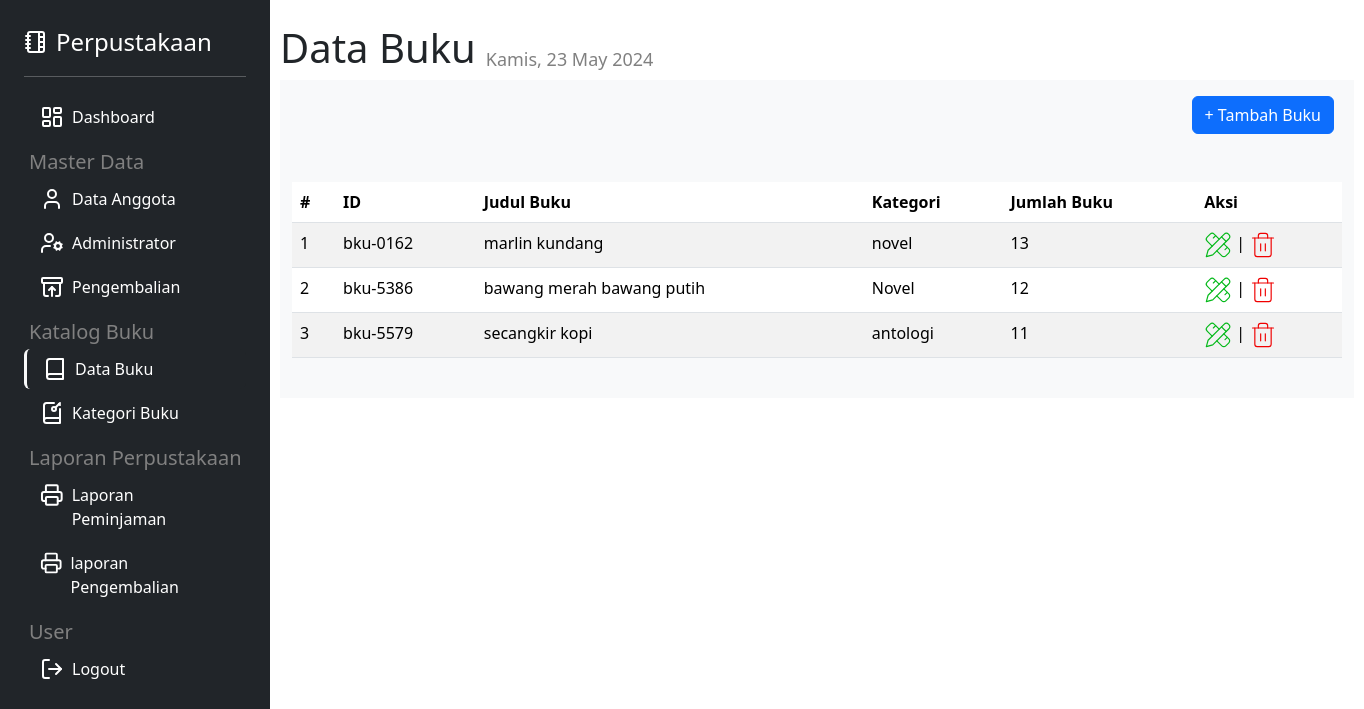
The app's page /apps/admin/index.php?page=buku (signed in) with its own data.
### tables this page shows
CREATE TABLE `buku` (
  `id_buku` varchar(8) NOT NULL,
  `judul_buku` varchar(100) NOT NULL,
  `kategori` varchar(20) NOT NULL,
  `jumlah_buku` int(4) NOT NULL
);

### apps/admin/pages/buku/index.php (the view, shortened to what this page needs)
<?php
$conn = mysqli_connect('localhost', 'root', '', 'db_pinjambuku');
$result = mysqli_query($conn, "SELECT * FROM buku");
?>
<div class="fcontainer d-block mb-4">
    <div class="judul d-flex mt-4">
        <h1>Data Buku</h1>
        <?php include '../../asset/tgl/tanggal.php'; ?>
    </div>
    <div class="container bg-light pb-4  d-block">
        <div class="d-grid gap-2 d-md-flex justify-content-md-end">
            <form action="pages/buku/tambah.php" method="post">
                <button type="submit" name="tambah" class="btn mt-3 btn-primary me-md-2">+ Tambah Buku</button>
            </form>
        </div>
        <div class="table mt-5">
            <table class="table table-striped">
                <thead>
                    <th>#</th>
                    <th>ID</th>
                    <th>Judul Buku</th>
                    <th>Kategori</th>
                    <th>Jumlah Buku</th>
                    <th>Aksi</th>
                </thead>
                <tbody>
                    <?php $no = 1; ?>
                    <?php while ($bku = mysqli_fetch_assoc($result)) : ?>
                        <tr>
                            <td><?= $no; ?></td>
                            <td><?= $bku['id_buku']; ?></td>
                            <td><?= $bku['judul_buku']; ?></td>
                            <td><?= $bku['kategori']; ?></td>
                            <td><?= $bku['jumlah_buku']; ?></td>
                            <td>
                                <a href="pages/buku/ubah.php?id_buku=<?= $bku['id_buku']; ?>"><?php require "icon/edite.icon.php"; ?></a> |
                                <a href="pages/buku/hapus.php?id_buku=<?= $bku['id_buku']; ?>"><?php require "icon/trash.icon.php"; ?></a>
                            </td>
                        </tr>
                        <?php $no++; ?>
                    <?php endwhile; ?>
                </tbody>
            </table>
        </div>
    </div>
</div>

### apps/admin/index.php (style rules this page uses)
.fcontainer { display: flex; }

### apps/admin/pages/buku/index.php (style rules this page uses)
.table { width: 1050px; }

### records on screen
buku: id_buku "bku-0162", judul_buku "marlin kundang", kategori "novel", jumlah_buku "13"
buku: id_buku "bku-5386", judul_buku "bawang merah bawang putih", kategori "Novel", jumlah_buku "12"
buku: id_buku "bku-5579", judul_buku "secangkir kopi", kategori "antologi", jumlah_buku "11"

### other values on screen
$hari[$hari_ini] "Kamis"
strftime("%d %B %Y") "23 May 2024"
